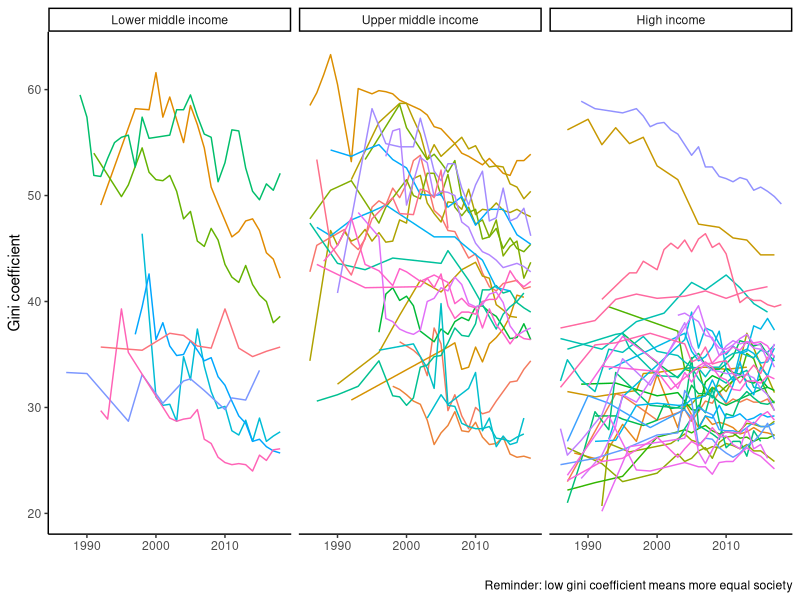

This chart was generated by the following R code:
library(tidyverse)
library(readr)

mapping<-read_csv("mapping.csv")

mapping<-mapping%>%
  select(-SpecialNotes)

g<-read_csv("gini_time-series.csv")

g<-merge(mapping, g, by="Country Code")

gini<-g%>%
  select(-`Indicator Code`, -`Indicator Name`, -TableName)%>%
  gather(key=year, value = gc, -`Country Name`, -`Country Code`, -Region, -IncomeGroup)%>%
  rename(country=`Country Name`)%>%
  rename(ccode=`Country Code`)%>%
  mutate(year=as.numeric(year))%>%
  filter(!is.na(gc))%>%
  mutate(IncomeGroup=factor(IncomeGroup, levels=c("Low income",
                                                     "Lower middle income",
                                                     "Upper middle income",
                                                     "High income")))



gini_subset<-gini%>%
  group_by(country)%>%
  filter(n()>10)%>%
  arrange(country, year)

gini_subset%>%
  filter(year>1985)%>%
  ggplot(aes(year, gc, colour=country))+
  geom_line()+
  theme_classic()+
  theme(legend.position = "none")+
  facet_grid(cols=vars(IncomeGroup))+
  labs(x="", y="Gini coefficient", 
       caption = "Reminder: low gini coefficient means more equal society")



gini_subset%>%filter(IncomeGroup=="High income" & gc>50)
